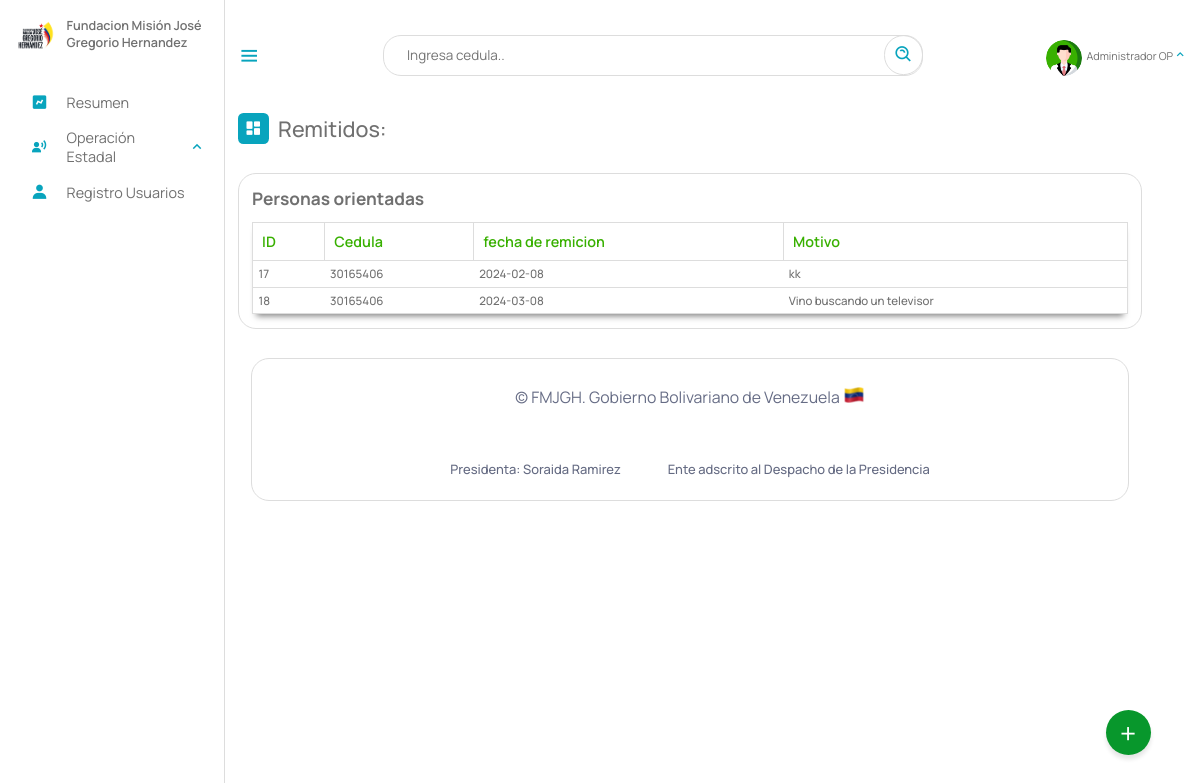
The page /Escritorio/14,6-orientacionesEstadales.php (signed in) on the database as committed earlier.
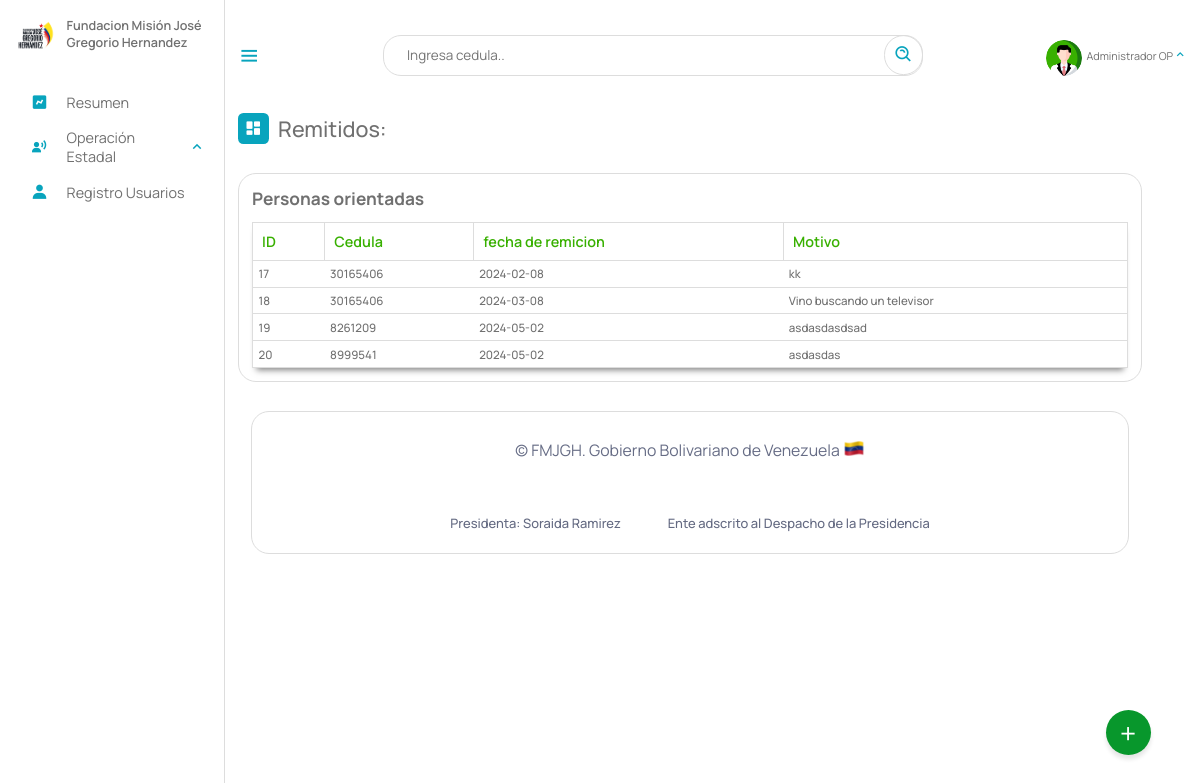
The same page on the database as committed later.
### tables this page shows
CREATE TABLE `orientaciones` (
  `id` int(11) NOT NULL AUTO_INCREMENT,
  `descripcion` text NOT NULL,
  `fecha_orientacion` date NOT NULL,
  `cedula` int(11) NOT NULL,
  `por` int(12) DEFAULT NULL,
  PRIMARY KEY (`id`),
  KEY `cedula` (`cedula`),
  KEY `por` (`por`)
);

### php/09-orientacion.php (called while the page is built, shortened)
<?php
include_once("ManejadorBD.php");
class orientacion extends ManejadorBD{
        private $cnn;
        public function __construct($tipoConexion){
            $this->cnn = parent::conectar($tipoConexion);
        }
		public function orientacionesADMIN(){
			try{
				$stmt = $this->cnn->prepare("SELECT orientaciones.id,orientaciones.cedula, orientaciones.descripcion, orientaciones.fecha_orientacion FROM `orientaciones` WHERE 1");
				$stmt->setFetchMode(PDO::FETCH_ASSOC);
				$stmt->execute();
				return $stmt->fetchAll();
	        }catch(PDOException $error) {
				echo "Error: ejecutando consulta SQL.".$error->getMessage();
				exit();
	        }
		}
}
?>

### php/ManejadorBD.php (called while the page is built, shortened)
<?php
	class ManejadorBD extends PDO {
		public $srv	= SRV;
		public $usr	= USR;
		public $pas	= PAS;
		public $dbn	= BDN;
		public function conectar($tipoConexion){
			try{
				switch ($tipoConexion) {
				    case 1:
				        $dsn = "mysql:host=$this->srv;dbname=$this->dbn";
				        break;
				}
				$dbh = new PDO($dsn, $this->usr, $this->pas);
    			$dbh->setAttribute(PDO::ATTR_ERRMODE, PDO::ERRMODE_EXCEPTION);
			}catch(PDOException $error){
                echo "Error al Conectar con la Base de Datos: ".$error->getMessage();
                exit();
			}
            $this->conexionBD = $dbh;
			return $this->conexionBD;
		}
	}
?>

### Escritorio/14,6-orientacionesEstadales.php (the view, shortened to what this page needs)
<?php
include_once("partearriba.php");
?>
<div class="dash-contenido">
    <div class="overview">
        <div class="titulo">
            <i class='bx bxs-dashboard'> </i>
            <span class="link-name">Remitidos: </span>
        </div>
    </div>
    <div class="tabla-atencion">
        <h2>Personas orientadas</h2>
        <table>
            <thead>
                <tr>
                    <th>ID</th>
                    <th>Cedula</th>
                    <th>fecha de remicion</th>
                    <th>Motivo</th>
                </tr>
            </thead>
            <tbody>
                <?php
                include_once("../php/09-orientacion.php");
                $aten = new orientacion(1);
                if($rol =="Superusuario" || $rol =="Administrador" || $rol =="coorA"){
                    $consulta = $aten->orientacionesADMIN();
                }else{
                $aten->setcoordinacion($coordi);
                $consulta = $aten->orientaciones_dadas_por();
                }
                if ($consulta) {
                    foreach ($consulta as $registros) {
                ?>
                        <tr>
                            <td><?php echo $registros["id"] ?></td>
                            <td><?php echo $registros["cedula"] ?></td>
                            <td><?php echo $registros["fecha_orientacion"] ?></td>
                            <td><?php echo $registros["descripcion"] ?></td>
                        </tr>
                <?php
                    }
                }
                ?>
            </tbody>
        </table>
    </div>
</div>
<?php
include_once("parteabajo.php");
?>

Rows that differ between the two databases and show on the page:
added orientaciones: id "19", cedula "8261209", fecha_orientacion "2024-05-02", descripcion "asdasdasdsad"
added orientaciones: id "20", cedula "8999541", fecha_orientacion "2024-05-02", descripcion "asdasdas"
